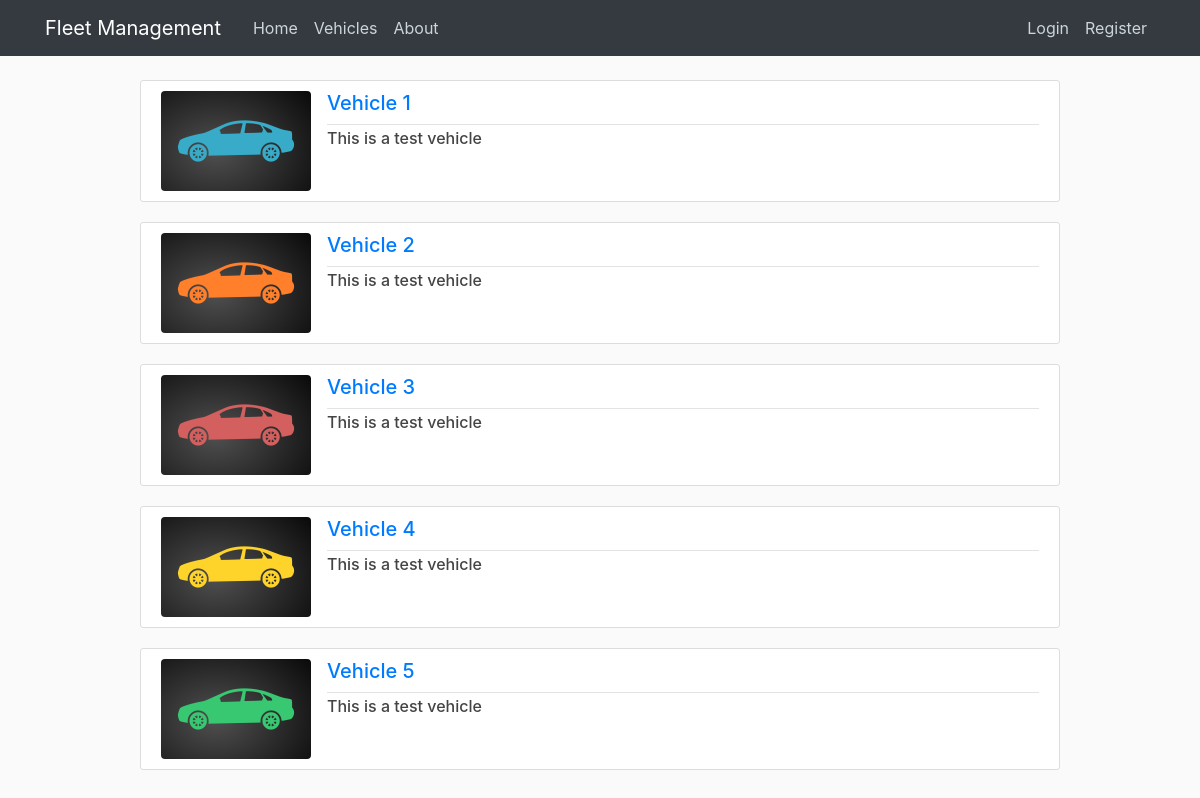
/vehicles/, run on the app's committed database.
### vehicles/models.py (models this page shows, shortened)
class Vehicle(models.Model):
    name = models.CharField(max_length=100)
    driver = models.CharField(max_length=100, default='None')
    description = models.TextField()
    image = models.ImageField(default='default_car.png', upload_to='vehicle_pics')

### vehicles/views.py (the view)
# urls.py: path('', VehicleListView.as_view(), name='vehicles-home'),
class VehicleListView(ListView):
    model = Vehicle
    template_name = 'vehicles/vehicles.html' # <app>/<model>_<viewtype>.html
    context_object_name = 'vehicles'
    ordering = ['id']

### vehicles/templates/vehicles/vehicles.html
{% extends "blog/base.html" %}
{% block content %}
    {% for vehicle in vehicles %}
        <article class="media content-section">
            <img class="rounded vehicle-img" src="{{ vehicle.image.url }}">
            <div class="media-body">
                <div class="article-metadata">
                    <h5><a class="mr-2" href="{% url 'vehicle-detail' vehicle.id %}">{{ vehicle.name }}</a></h5>
                </div>
                <h6><p class="article-title">{{ vehicle.description }}</p></h6>
            </div>
        </article>
    {% endfor %}
{% endblock content %}

### blog/static/blog/main.css (style rules this page uses)
body { background: #fafafa; color: #333333; margin-top: 5rem; }
h1, h2, h3, h4, h5, h6 { color: #444444; }
.content-section { background: #ffffff; padding: 10px 20px; border: 1px solid #dddddd; border-radius: 3px; margin-bottom: 20px; }
.article-title { color: #444444; }
.article-metadata { padding-bottom: 1px; margin-bottom: 4px; border-bottom: 1px solid #e3e3e3 }

### blog/static/blog/mine.css (style rules this page uses)
.vehicle-img { height: 100px; width: 150px; margin-right: 16px; }

### data on the page
Vehicle: image (picture), name "Vehicle 1", description "This is a test vehicle"
Vehicle: image (picture), name "Vehicle 2", description "This is a test vehicle"
Vehicle: image (picture), name "Vehicle 3", description "This is a test vehicle"
Vehicle: image (picture), name "Vehicle 4", description "This is a test vehicle"
Vehicle: image (picture), name "Vehicle 5", description "This is a test vehicle"
